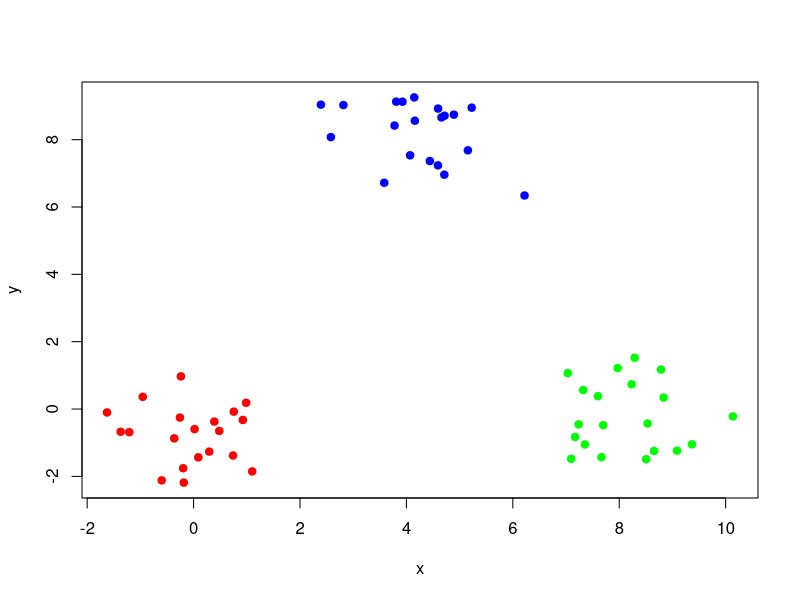
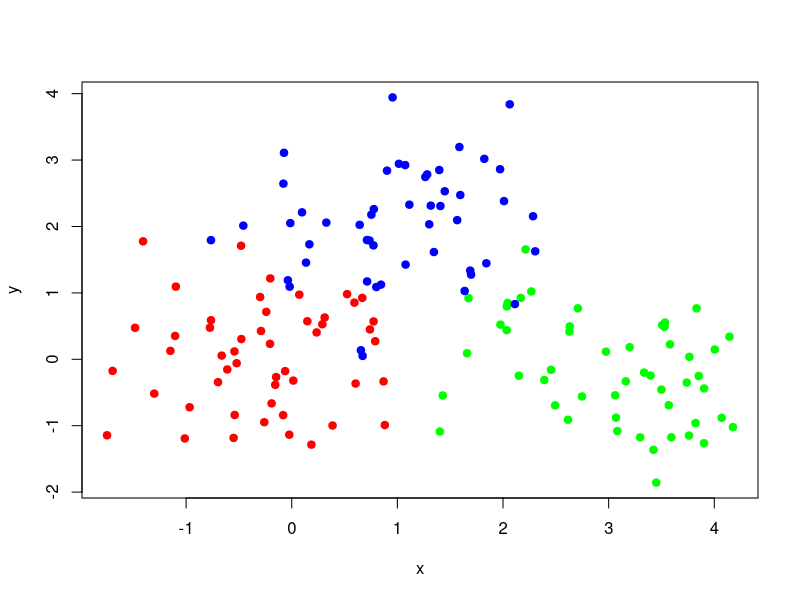
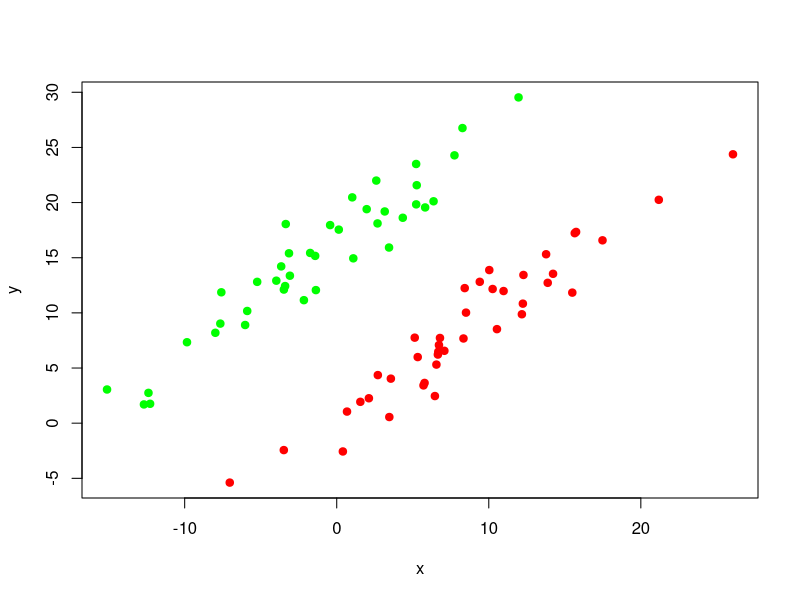
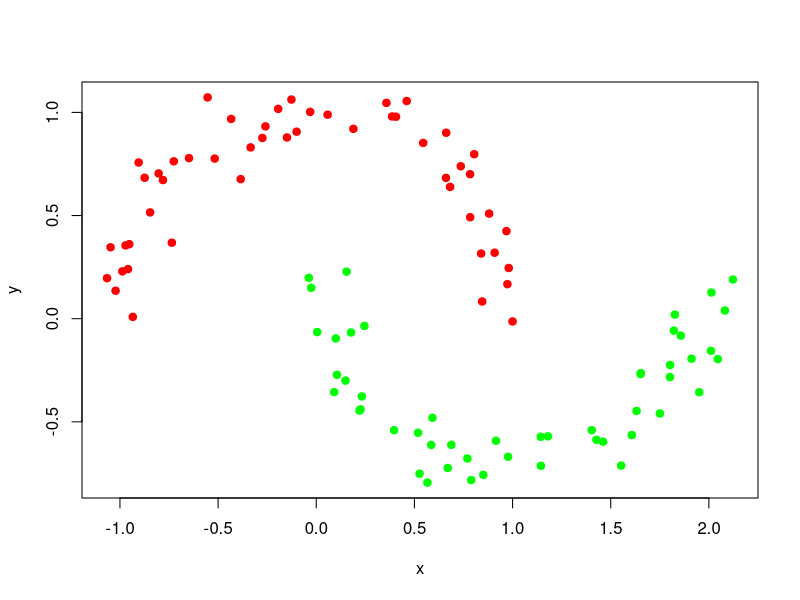

The R source for these figures, in order:
palette(rainbow(3))
#####################################################
#####################################################
##  CAMBIARE IL PARAMETRO DEL COMANDO set.seed PER PERSONALIZZARE L'ESERCIZIO
#####################################################
#####################################################

## cluster  ben separati
set.seed(10)
n=20; scale=1;
      mx=0; my=0; 
      x=rnorm(n)*scale+mx
      y=rnorm(n)*scale+my
      mx=8; my=0;
      x=c(x,(rnorm(n)*scale+mx))
      y=c(y,(rnorm(n)*scale+my))
      mx=4; my=8;
      x=c(x,(rnorm(n)*scale+mx))
      y=c(y,(rnorm(n)*scale+my))
mat_well<-cbind(c(rep(1,n),rep(2,n),rep(3,n)),x,y)
colnames(mat_well)<-c('G-vero','x','y')
plot(x,y,pch=19,col=mat_well[,1])


### cluster poco separati
set.seed(10)
 n=50; scale=.8;
      mx=0; my=0; 
      x=rnorm(n)*scale+mx
      y=rnorm(n)*scale+my
      mx=3; my=0; 
      x=c(x,(rnorm(n)*scale+mx))
      y=c(y,(rnorm(n)*scale+my))
      mx=1; my=2; 
      x=c(x,(rnorm(n)*scale+mx))
      y=c(y,(rnorm(n)*scale+my))
mat_poor<-cbind(c(rep(1,n),rep(2,n),rep(3,n)),x,y)
colnames(mat_poor)<-c('G-vero','x','y')
plot(x,y,pch=19,col=mat_poor[,1])



### cluster allungati
set.seed(19);
n=40
      ma=8; mb=0;
      a=rnorm(n)*6+ma;
      b=rnorm(n)+mb;
      ma=6; mb=8;  
      a<-c(a,rnorm(n)*6+ma)
      b<-c(b,b=rnorm(n)+mb)
         x=a-b;
         y=a+b;
mat_lunghi<-cbind(c(rep(1,n),rep(2,n)),x,y)
colnames(mat_lunghi)<-c('G-vero','x','y')
plot(x,y,pch=19,col=mat_lunghi[,1])

### cluster nonconvessi
set.seed(10);
n<-100
i<-1:n
         a=i*.0628319;
         x=cos(a)+(i>50)+rnorm(n)*.1;
         y=sin(a)+(i>50)*.3+rnorm(n)*.1;
mat_nconv<-cbind(c(rep(1,n/2),rep(2,n/2)),x,y)
colnames(mat_nconv)<-c('G-vero','x','y')
plot(x,y,pch=19,col=mat_nconv[,1])
